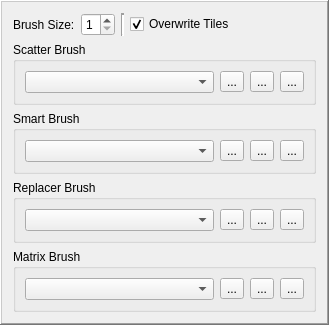
<?xml version="1.0" encoding="UTF-8"?>
<ui version="4.0">
 <class>BrushManager</class>
 <widget class="QFrame" name="BrushManager">
  <property name="geometry">
   <rect>
    <x>0</x>
    <y>0</y>
    <width>329</width>
    <height>286</height>
   </rect>
  </property>
  <property name="sizePolicy">
   <sizepolicy hsizetype="Minimum" vsizetype="Minimum">
    <horstretch>0</horstretch>
    <verstretch>0</verstretch>
   </sizepolicy>
  </property>
  <property name="windowTitle">
   <string>Frame</string>
  </property>
  <property name="frameShape">
   <enum>QFrame::WinPanel</enum>
  </property>
  <property name="frameShadow">
   <enum>QFrame::Raised</enum>
  </property>
  <layout class="QVBoxLayout" name="verticalLayout">
   <item>
    <layout class="QHBoxLayout" name="horizontalLayout">
     <item>
      <widget class="QLabel" name="label">
       <property name="text">
        <string>Brush Size:</string>
       </property>
      </widget>
     </item>
     <item>
      <widget class="QSpinBox" name="brushSizeInput">
       <property name="minimum">
        <number>1</number>
       </property>
       <property name="maximum">
        <number>7</number>
       </property>
       <property name="value">
        <number>1</number>
       </property>
      </widget>
     </item>
     <item>
      <widget class="Line" name="line">
       <property name="lineWidth">
        <number>2</number>
       </property>
       <property name="orientation">
        <enum>Qt::Vertical</enum>
       </property>
      </widget>
     </item>
     <item>
      <widget class="QCheckBox" name="overwriteCheckbox">
       <property name="text">
        <string>Overwrite Tiles</string>
       </property>
       <property name="checked">
        <bool>true</bool>
       </property>
      </widget>
     </item>
     <item>
      <spacer name="horizontalSpacer">
       <property name="orientation">
        <enum>Qt::Horizontal</enum>
       </property>
       <property name="sizeHint" stdset="0">
        <size>
         <width>40</width>
         <height>20</height>
        </size>
       </property>
      </spacer>
     </item>
    </layout>
   </item>
   <item>
    <widget class="QGroupBox" name="scatterBrushGroup">
     <property name="enabled">
      <bool>true</bool>
     </property>
     <property name="title">
      <string>Scatter Brush</string>
     </property>
     <layout class="QHBoxLayout" name="horizontalLayout_2">
      <item>
       <widget class="QComboBox" name="scatterBrushCombo"/>
      </item>
      <item>
       <widget class="QToolButton" name="addScatterBrush">
        <property name="text">
         <string>...</string>
        </property>
        <property name="icon">
         <iconset resource="../../Icons.qrc">
          <normaloff>:/Icons/addvalue.png</normaloff>:/Icons/addvalue.png</iconset>
        </property>
       </widget>
      </item>
      <item>
       <widget class="QToolButton" name="editScatterBrush">
        <property name="text">
         <string>...</string>
        </property>
        <property name="icon">
         <iconset resource="../../Icons.qrc">
          <normaloff>:/Icons/pencil.png</normaloff>:/Icons/pencil.png</iconset>
        </property>
       </widget>
      </item>
      <item>
       <widget class="QToolButton" name="deleteScatterBrush">
        <property name="text">
         <string>...</string>
        </property>
        <property name="icon">
         <iconset resource="../../Icons.qrc">
          <normaloff>:/Icons/removevalue.png</normaloff>:/Icons/removevalue.png</iconset>
        </property>
       </widget>
      </item>
     </layout>
    </widget>
   </item>
   <item>
    <widget class="QGroupBox" name="smartBrushGroup">
     <property name="title">
      <string>Smart Brush</string>
     </property>
     <layout class="QHBoxLayout" name="horizontalLayout_3">
      <item>
       <widget class="QComboBox" name="smartBrushCombo"/>
      </item>
      <item>
       <widget class="QToolButton" name="addSmartBrush">
        <property name="text">
         <string>...</string>
        </property>
        <property name="icon">
         <iconset resource="../../Icons.qrc">
          <normaloff>:/Icons/addvalue.png</normaloff>:/Icons/addvalue.png</iconset>
        </property>
       </widget>
      </item>
      <item>
       <widget class="QToolButton" name="editSmartBrushes">
        <property name="text">
         <string>...</string>
        </property>
        <property name="icon">
         <iconset resource="../../Icons.qrc">
          <normaloff>:/Icons/pencil.png</normaloff>:/Icons/pencil.png</iconset>
        </property>
       </widget>
      </item>
      <item>
       <widget class="QToolButton" name="deleteSmartBrush">
        <property name="text">
         <string>...</string>
        </property>
        <property name="icon">
         <iconset resource="../../Icons.qrc">
          <normaloff>:/Icons/removevalue.png</normaloff>:/Icons/removevalue.png</iconset>
        </property>
       </widget>
      </item>
     </layout>
    </widget>
   </item>
   <item>
    <widget class="QGroupBox" name="replacerGroup">
     <property name="title">
      <string>Replacer Brush</string>
     </property>
     <layout class="QHBoxLayout" name="horizontalLayout_4">
      <item>
       <widget class="QComboBox" name="replacerBrushCombo"/>
      </item>
      <item>
       <widget class="QToolButton" name="addReplacerBrush">
        <property name="text">
         <string>...</string>
        </property>
        <property name="icon">
         <iconset resource="../../Icons.qrc">
          <normaloff>:/Icons/addvalue.png</normaloff>:/Icons/addvalue.png</iconset>
        </property>
       </widget>
      </item>
      <item>
       <widget class="QToolButton" name="editReplacerBrush">
        <property name="text">
         <string>...</string>
        </property>
        <property name="icon">
         <iconset resource="../../Icons.qrc">
          <normaloff>:/Icons/pencil.png</normaloff>:/Icons/pencil.png</iconset>
        </property>
       </widget>
      </item>
      <item>
       <widget class="QToolButton" name="deleteReplacerBrush">
        <property name="text">
         <string>...</string>
        </property>
        <property name="icon">
         <iconset resource="../../Icons.qrc">
          <normaloff>:/Icons/removevalue.png</normaloff>:/Icons/removevalue.png</iconset>
        </property>
       </widget>
      </item>
     </layout>
    </widget>
   </item>
   <item>
    <widget class="QGroupBox" name="matrixBrushGroup">
     <property name="title">
      <string>Matrix Brush</string>
     </property>
     <layout class="QHBoxLayout" name="horizontalLayout_5">
      <item>
       <widget class="QComboBox" name="matrixBrushCombo"/>
      </item>
      <item>
       <widget class="QToolButton" name="addMatrixBrush">
        <property name="text">
         <string>...</string>
        </property>
        <property name="icon">
         <iconset resource="../../Icons.qrc">
          <normaloff>:/Icons/addvalue.png</normaloff>:/Icons/addvalue.png</iconset>
        </property>
       </widget>
      </item>
      <item>
       <widget class="QToolButton" name="editMatrixBrush">
        <property name="text">
         <string>...</string>
        </property>
        <property name="icon">
         <iconset resource="../../Icons.qrc">
          <normaloff>:/Icons/pencil.png</normaloff>:/Icons/pencil.png</iconset>
        </property>
       </widget>
      </item>
      <item>
       <widget class="QToolButton" name="deleteMatrixBrush">
        <property name="text">
         <string>...</string>
        </property>
        <property name="icon">
         <iconset resource="../../Icons.qrc">
          <normaloff>:/Icons/removevalue.png</normaloff>:/Icons/removevalue.png</iconset>
        </property>
       </widget>
      </item>
     </layout>
    </widget>
   </item>
  </layout>
 </widget>
 <resources>
  <include location="../../Icons.qrc"/>
 </resources>
 <connections/>
</ui>
